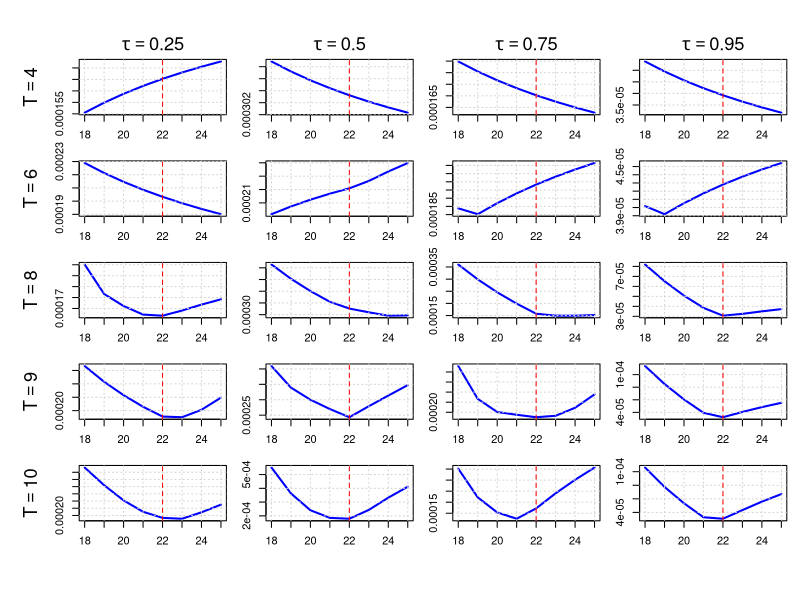

R code for this plot:
# ---------------------------------------------------------------------------
# Figure 2 — Quantile-Based Peak Estimation with Asymmetric Laplace Noise
# Author: Said Maanan
# ---------------------------------------------------------------------------

# ----------------- Asymmetric Laplace Sampler --------------------------

# Standard asymmetric Laplace distribution aligned with the tau-quantile.
#
# Density:
#
#   f_tau,b(x) = tau(1-tau)/b * exp(-rho_tau(x)/b)
#
# with
#
#   rho_tau(x) = x * (tau - I{x < 0})
#
# The sampler is centered at the tau-quantile, which is zero.

rasymmetric_laplace <- function(n, tau, b) {
  u <- runif(n)
  
  sgn <- ifelse(u < tau, -1, 1)
  
  abs_x <- ifelse(
    sgn == -1,
    rexp(n, rate = (1 - tau) / b),
    rexp(n, rate = tau / b)
  )
  
  sgn * abs_x
}


# ----------------- Quantile Loss and Estimation --------------------------

quantile_loss <- function(u, tau) {
  u * (tau - (u < 0))
}


med_weighted_tau <- function(I, l, s, tau) {
  
  T <- length(I)
  
  x <- I * exp(((1:T) - l)^2 / s^2)
  w <- exp(-((1:T) - l)^2 / s^2)
  
  o <- order(x)
  
  k <- min(which(cumsum(w[o]) >= tau * sum(w)))
  
  x[o][k]
}


compute_a <- function(I, l, s, tau) {
  med_weighted_tau(I, l, s, tau)
}


objective_function <- function(I, a, l, s, tau) {
  
  t <- seq_along(I)
  
  fitted <- a * exp(-((t - l)^2) / s^2)
  
  mean(quantile_loss(I - fitted, tau))
}


search_best_s <- function(I, l, tau) {
  
  optimize(
    function(s)
      objective_function(
        I,
        compute_a(I, l, s, tau),
        l,
        s,
        tau
      ),
    interval = c(1, 20),
    tol = 1e-4
  )$minimum
}


# ----------------- Simulation Wrapper --------------------------

simulate_asymmetric_laplace_objective <- function(
    T, A, L, S, tau, snr, seed = NULL) {
  
  if (!is.null(seed))
    set.seed(seed)
  
  # True Gaussian peak signal
  signal <- A * exp(-((1:T) - L)^2 / S^2)
  
  # ----------------------------------------------------------------
  # Variance calibration
  #
  # For the tau-aligned asymmetric Laplace distribution,
  #
  # Var(e) =
  #   b^2 * [tau^2 + (1-tau)^2]
  #       / [tau^2 (1-tau)^2].
  #
  # We impose:
  #
  #   Var(e) = (A / SNR)^2.
  # ----------------------------------------------------------------
  
  vtarget <- (A / snr)^2
  
  b <- sqrt(
    vtarget *
      tau^2 * (1 - tau)^2 /
      (tau^2 + (1 - tau)^2)
  )
  
  # Equivalent expression:
  #
  # b <- (A / snr) *
  #      tau * (1 - tau) /
  #      sqrt(tau^2 + (1 - tau)^2)
  
  # Generate asymmetric Laplace noise
  noise <- rasymmetric_laplace(T, tau, b)
  
  # Observed signal
  I <- signal + noise
  
  # Candidate peak locations
  l_grid <- 18:25
  
  data.frame(
    l = l_grid,
    loss = sapply(l_grid, function(l) {
      
      s <- search_best_s(I, l, tau)
      
      a <- compute_a(I, l, s, tau)
      
      objective_function(
        I,
        a,
        l,
        s,
        tau
      )
    }),
    
    T = T,
    tau = tau
  )
}

# ----------------- Plotting Function --------------------------

plot_asymmetric_all_tau_T <- function(results_all, L_true) {
  
  Ts <- sort(unique(results_all$T))
  taus <- sort(unique(results_all$tau))
  
  nrow <- length(Ts)
  ncol <- length(taus)
  
  pdf(
    file = "figure2_asymmetric_laplace_all_tau_T.pdf",
    width = 2.5 * ncol,
    height = 2.5 * nrow
  )
  
  old_par <- par(
    mfrow = c(nrow, ncol),
    mar = c(2, 2, 1.5, 1),
    oma = c(4, 4, 3, 0)
  )
  
  on.exit({
    par(old_par)
    dev.off()
  })
  
  for (i in seq_along(Ts)) {
    for (j in seq_along(taus)) {
      T_val <- Ts[i]
      tau_val <- taus[j]
      
      subset_data <- subset(results_all, T == T_val & tau == tau_val)
      
      plot(
        subset_data$l,
        subset_data$loss,
        type = "l",
        lwd = 2,
        col = "blue",
        xlab = "",
        ylab = "",
        main = ""
      )
      
      # Grid
      grid()
      
      # True peak location
      abline(
        v = L_true,
        col = "red",
        lty = 2
      )
      
      # Add T label on the left (row titles)
      if (j == 1) {
        mtext(
          bquote(T == .(T_val)),
          side = 2,
          line = 3,
          cex = 1.1
        )
      }
      
      # Add tau label on top (column titles)
      if (i == 1) {
        mtext(
          bquote(tau == .(tau_val)),
          side = 3,
          line = 0.5,
          cex = 1.1
        )
      }
    }
  }
}


# ----------------- Main Execution --------------------------

A_true <- 1
L_true <- 22
S_true <- 10

snr <- 1000

seed <- 280

T_vals <- c(4, 6, 8, 9, 10)

tau_vals <- c(0.25, 0.5, 0.75, 0.95)


# One simulation for each (tau, T) pair
results_all <- do.call(
  rbind,
  lapply(tau_vals, function(tau_val) {
    
    do.call(
      rbind,
      lapply(T_vals, function(T) {
        
        simulate_asymmetric_laplace_objective(
          T = T,
          A = A_true,
          L = L_true,
          S = S_true,
          tau = tau_val,
          snr = snr,
          seed = seed
        )
        
      })
    )
  })
)

# Generate Figure 2
plot_asymmetric_all_tau_T(
  results_all,
  L_true
)


cat(
  "Figure 2 (asymmetric Laplace) saved to ",
  "figure2_asymmetric_laplace_all_tau_T.pdf\n",
  sep = ""
)
